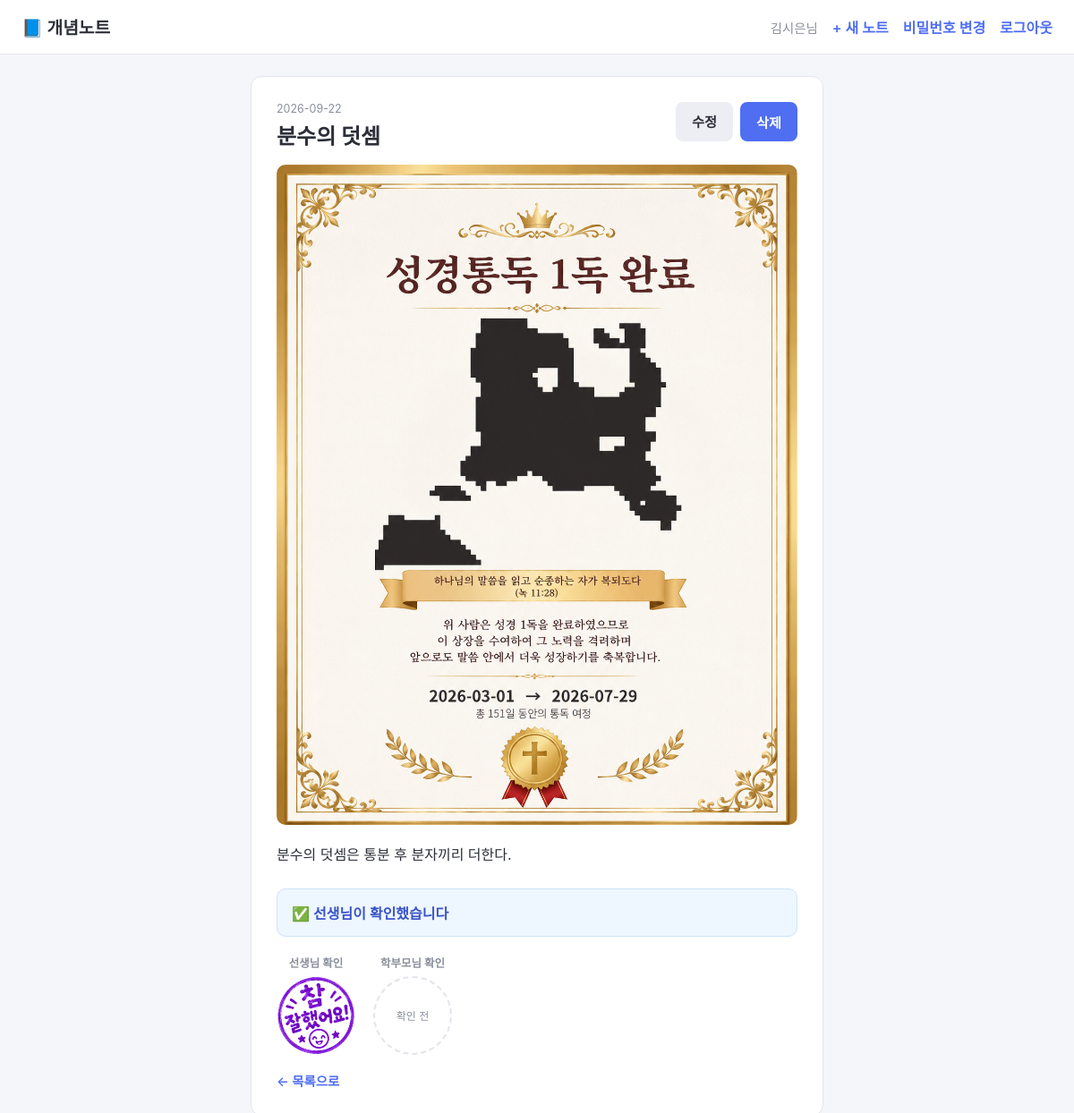
The page /notes/2 (signed in) on the database its author committed.
### tables this page shows
CREATE TABLE notes (
    id INTEGER PRIMARY KEY AUTOINCREMENT,
    user_id INTEGER NOT NULL,
    title TEXT NOT NULL,
    note_date TEXT NOT NULL,
    content TEXT,
    photo_filename TEXT,
    feedback TEXT,
    checked_at TIMESTAMP,
    parent_token TEXT UNIQUE,
    parent_checked_at TIMESTAMP,
    created_at TIMESTAMP DEFAULT CURRENT_TIMESTAMP,
    FOREIGN KEY (user_id) REFERENCES users (id)
);

### app.py (the view)
@app.route("/notes/<int:note_id>")
@login_required
def note_detail(note_id):
    note = get_owned_note_or_404(note_id)
    return render_template("note_detail.html", note=note)

### app.py (called while the page is built)
def get_db():
    if "db" not in g:
        g.db = sqlite3.connect(DATABASE)
        g.db.row_factory = sqlite3.Row
        g.db.execute("PRAGMA foreign_keys = ON")
    return g.db

def login_required(view):
    from functools import wraps
    @wraps(view)
    def wrapped(*args, **kwargs):
        if not session.get("user_id"):
            flash("로그인이 필요합니다.")
            return redirect(url_for("login"))
        return view(*args, **kwargs)
    return wrapped

def get_owned_note_or_404(note_id):
    db = get_db()
    note = db.execute(
        "SELECT * FROM notes WHERE id = ? AND user_id = ?",
        (note_id, session["user_id"]),
    ).fetchone()
    if note is None:
        abort(404)
    return note

### templates/note_detail.html (shortened to what this page needs)
{% extends "base.html" %}
{% block content %}
<div class="card detail-card">
    <div class="detail-header">
        <div>
            <div class="note-date">{{ note['note_date'] }}</div>
            <h1>{{ note['title'] }}</h1>
        </div>
        <div class="detail-actions">
            <a class="btn-secondary" href="{{ url_for('note_edit', note_id=note['id']) }}">수정</a>
            <form method="post" action="{{ url_for('note_delete', note_id=note['id']) }}"
                  onsubmit="return confirm('정말 삭제하시겠습니까?');" style="display:inline;">
                <button type="submit" class="btn-danger">삭제</button>
            </form>
        </div>
    </div>
    {% if note['photo_filename'] %}
    <div class="detail-photo">
        <img src="{{ url_for('uploaded_file', filename=note['photo_filename']) }}" alt="첨부 사진">
    </div>
    {% endif %}
    <div class="detail-content">{{ note['content'] }}</div>
    {% if note['feedback'] %}
    <div class="feedback-box">
        <div class="feedback-label">👩‍🏫 선생님 코멘트</div>
        <div class="feedback-text">{{ note['feedback'] }}</div>
    </div>
    {% elif note['checked_at'] %}
    <div class="feedback-box feedback-checked-only">✅ 선생님이 확인했습니다</div>
    {% endif %}
    {% if note['checked_at'] or note['parent_checked_at'] %}
    <div class="stamp-row">
        <div class="stamp-slot">
            <span class="stamp-slot-label">선생님 확인</span>
            {% if note['checked_at'] %}
            <img class="stamp-img" src="{{ url_for('static', filename='images/stamp_teacher.png') }}" alt="참 잘했어요 도장">
            {% else %}
            <div class="stamp-empty">확인 전</div>
            {% endif %}
        </div>
        <div class="stamp-slot">
            <span class="stamp-slot-label">학부모님 확인</span>
            {% if note['parent_checked_at'] %}
            <img class="stamp-img" src="{{ url_for('static', filename='images/stamp_parent.png') }}" alt="확인했습니다 도장">
            {% else %}
            <div class="stamp-empty">확인 전</div>
            {% endif %}
        </div>
    </div>
    {% endif %}
    <a class="back-link" href="{{ url_for('notes_list') }}">&larr; 목록으로</a>
</div>
{% endblock %}

### static/css/style.css (style rules this page uses)
:root { --primary: #4f6ef2; --primary-dark: #3a54c9; --danger: #e0553e; --bg: #f5f6fa; --card-bg: #ffffff; --text: #2c2f38; --muted: #8a8f9c; --border: #e3e5ec; }
* { box-sizing: border-box; }
body { margin: 0; font-family: -apple-system, BlinkMacSystemFont, "Apple SD Gothic Neo", "Malgun Gothic", "Segoe UI", sans-serif; background: var(--bg); color: var(--text); }
.card { background: var(--card-bg); border: 1px solid var(--border); border-radius: 12px; padding: 28px; }
button, .btn, .btn-secondary, .btn-danger { display: inline-block; min-height: 44px; padding: 10px 18px; border-radius: 8px; border: none; font-size: 0.95rem; font-weight: 600; cursor: pointer; text-decoration: none; text-align: center; }
button[type="submit"], .btn { background: var(--primary); color: #fff; }
.btn-secondary { background: #eceef4; color: var(--text); }
.btn-danger { background: #fdecea; color: var(--danger); }
.note-date { font-size: 0.78rem; color: var(--muted); margin-bottom: 4px; }
.detail-card { max-width: 640px; margin: 0 auto; }
.detail-header { display: flex; justify-content: space-between; align-items: flex-start; margin-bottom: 16px; gap: 12px; }
.detail-header h1 { margin: 4px 0 0; font-size: 1.5rem; }
.detail-actions { display: flex; gap: 8px; flex-shrink: 0; }
.detail-photo { margin-bottom: 20px; border-radius: 10px; overflow: hidden; }
.detail-photo img { width: 100%; display: block; }
.detail-content { white-space: pre-wrap; line-height: 1.7; margin-bottom: 24px; }
.back-link { color: var(--primary); text-decoration: none; font-weight: 600; font-size: 0.9rem; }
.feedback-box { background: #eef6ff; border: 1px solid #cfe3fb; border-radius: 10px; padding: 14px 16px; margin-bottom: 20px; }
.feedback-checked-only { color: var(--primary-dark); font-weight: 600; }
.stamp-row { display: flex; flex-wrap: wrap; gap: 20px; align-items: center; margin: 18px 0; }
.stamp-slot { display: flex; flex-direction: column; align-items: center; gap: 6px; }
.stamp-slot-label { font-size: 0.78rem; color: var(--muted); font-weight: 700; }
.stamp-img { width: 88px; height: 88px; object-fit: contain; transform: rotate(-6deg); }
.stamp-empty { width: 88px; height: 88px; border-radius: 50%; border: 2px dashed var(--border); color: var(--muted); display: flex; align-items: center; justify-content: center; text-align: center; font-size: 0.75rem; }

### rows shown on the page
notes: note_date "2026-09-22", title "분수의 덧셈", photo_filename (picture), content "분수의 덧셈은 통분 후 분자끼리 더한다."

### other values the page prints
{{ session.get('user_name') }} "김시은"
